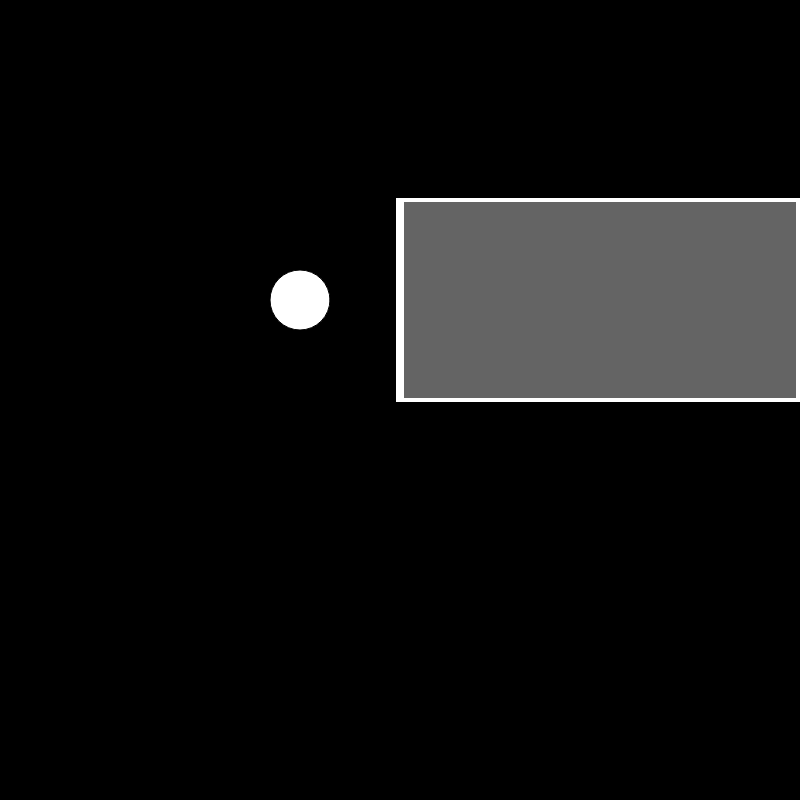
Frame 1 (no input)
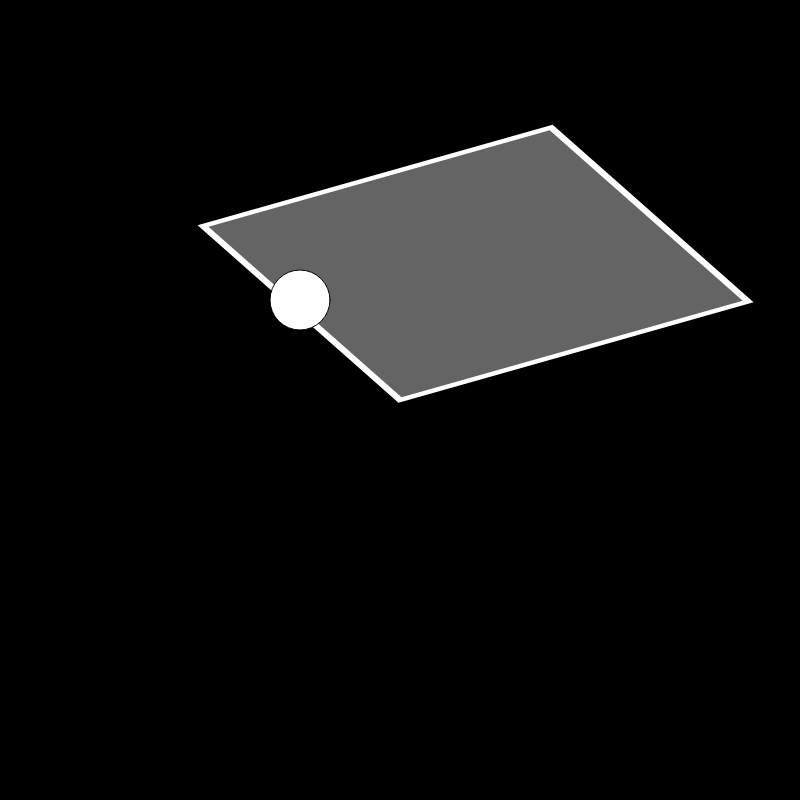
Frame 60 (no input)
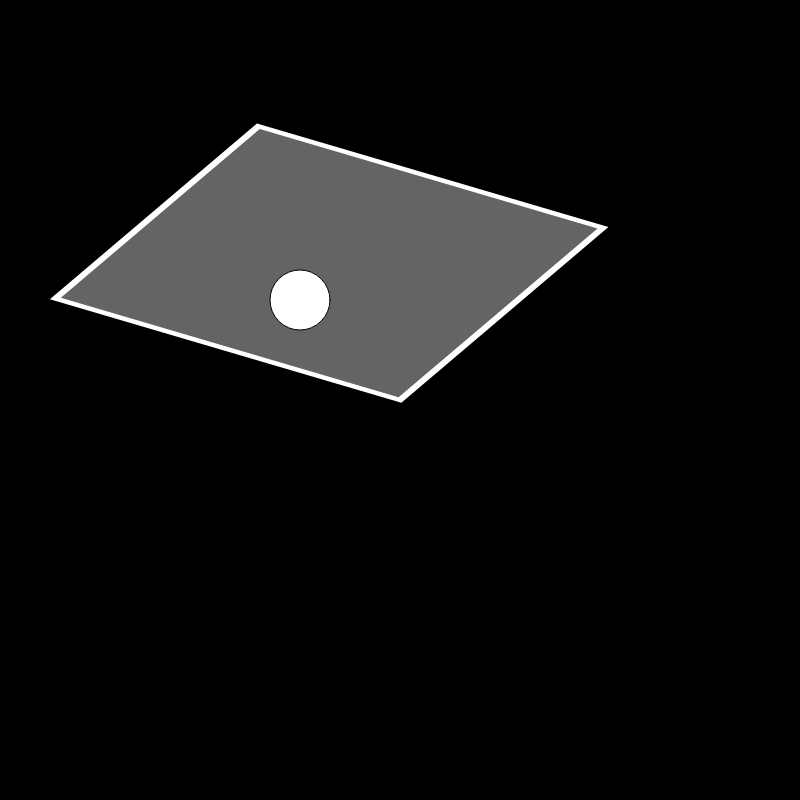
Frame 120 (the mouse pressed at the canvas centre since frame 60)

The p5.js sketch that drew these frames (run headless with seeded random() and noise() and a simulated clock; from frame 60 on, the mouse is pressed at the canvas centre):

// p5.js sketch
// ── sketch.js

let a = 0;
let b = 0;
let x = 50;
let y = 50;

function setup() {
  createCanvas(800, 800);
  angleMode(DEGREES);
  //rectMode(CENTER);
}

function draw() {
  background(0);
  // fill(255);
  
  // push();
  // translate(300,300);
  // rotate(b);
  // rect(x,y,50,50);
  // pop();

  // push();
  // translate(100,100); // Moves origin to 50,50
  // rotate(a);
  // rect(x,y,50,50);
  // pop();
 
  // a += 5;
  // b += 7;
  // //x += 0.1;
  
  push();
  translate(400,400);
  scale(2,-1);
  rotate(a);
  stroke(255);
  strokeWeight(4);
  fill(100);
  rect(0,0,200,200);
  pop();

  ellipse(300,300,60,60);

  a += .5;


}
